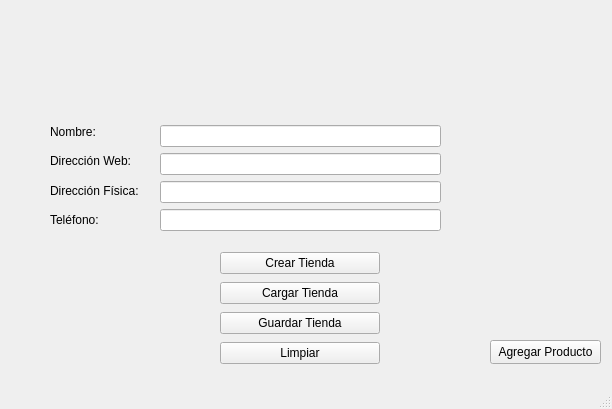
<?xml version="1.0" encoding="UTF-8"?>
<ui version="4.0">
 <class>MainWindow</class>
 <widget class="QMainWindow" name="MainWindow">
  <property name="geometry">
   <rect>
    <x>0</x>
    <y>0</y>
    <width>612</width>
    <height>409</height>
   </rect>
  </property>
  <property name="windowTitle">
   <string>MainWindow</string>
  </property>
  <widget class="QWidget" name="centralwidget">
   <widget class="QStackedWidget" name="stackedWidget">
    <property name="geometry">
     <rect>
      <x>0</x>
      <y>0</y>
      <width>601</width>
      <height>391</height>
     </rect>
    </property>
    <property name="currentIndex">
     <number>0</number>
    </property>
    <widget class="QWidget" name="page">
     <widget class="QWidget" name="verticalLayoutWidget_3">
      <property name="geometry">
       <rect>
        <x>50</x>
        <y>120</y>
        <width>111</width>
        <height>111</height>
       </rect>
      </property>
      <layout class="QVBoxLayout" name="verticalLayout_3">
       <item>
        <widget class="QLabel" name="labelNombreTienda">
         <property name="text">
          <string>Nombre:</string>
         </property>
        </widget>
       </item>
       <item>
        <widget class="QLabel" name="labelDirWeb">
         <property name="text">
          <string>Dirección Web:</string>
         </property>
        </widget>
       </item>
       <item>
        <widget class="QLabel" name="labelDirFisica">
         <property name="text">
          <string>Dirección Física:</string>
         </property>
        </widget>
       </item>
       <item>
        <widget class="QLabel" name="labelTelefono">
         <property name="text">
          <string>Teléfono:</string>
         </property>
        </widget>
       </item>
      </layout>
     </widget>
     <widget class="QPushButton" name="btnSiguientePagina">
      <property name="geometry">
       <rect>
        <x>490</x>
        <y>340</y>
        <width>111</width>
        <height>24</height>
       </rect>
      </property>
      <property name="text">
       <string>Agregar Producto</string>
      </property>
     </widget>
     <widget class="QWidget" name="verticalLayoutWidget">
      <property name="geometry">
       <rect>
        <x>160</x>
        <y>60</y>
        <width>281</width>
        <height>171</height>
       </rect>
      </property>
      <layout class="QVBoxLayout" name="verticalLayout">
       <item>
        <widget class="QLabel" name="labelTituloTienda">
         <property name="font">
          <font>
           <pointsize>20</pointsize>
          </font>
         </property>
         <property name="text">
          <string/>
         </property>
         <property name="alignment">
          <set>Qt::AlignCenter</set>
         </property>
        </widget>
       </item>
       <item>
        <widget class="QLineEdit" name="lineNombre"/>
       </item>
       <item>
        <widget class="QLineEdit" name="lineDirWeb"/>
       </item>
       <item>
        <widget class="QLineEdit" name="lineDirFisica"/>
       </item>
       <item>
        <widget class="QLineEdit" name="lineTelefono"/>
       </item>
      </layout>
     </widget>
     <widget class="QWidget" name="verticalLayoutWidget_2">
      <property name="geometry">
       <rect>
        <x>220</x>
        <y>250</y>
        <width>160</width>
        <height>116</height>
       </rect>
      </property>
      <layout class="QVBoxLayout" name="verticalLayout_2">
       <item>
        <widget class="QPushButton" name="btnCrearTienda">
         <property name="text">
          <string>Crear Tienda</string>
         </property>
        </widget>
       </item>
       <item>
        <widget class="QPushButton" name="btnCargarTienda">
         <property name="text">
          <string>Cargar Tienda</string>
         </property>
        </widget>
       </item>
       <item>
        <widget class="QPushButton" name="btnGuardarTienda">
         <property name="text">
          <string>Guardar Tienda</string>
         </property>
        </widget>
       </item>
       <item>
        <widget class="QPushButton" name="btnLimpiar">
         <property name="text">
          <string>Limpiar</string>
         </property>
        </widget>
       </item>
      </layout>
     </widget>
    </widget>
    <widget class="QWidget" name="page_3">
     <widget class="QListWidget" name="listWidget">
      <property name="geometry">
       <rect>
        <x>160</x>
        <y>10</y>
        <width>281</width>
        <height>221</height>
       </rect>
      </property>
     </widget>
     <widget class="QWidget" name="verticalLayoutWidget_4">
      <property name="geometry">
       <rect>
        <x>220</x>
        <y>250</y>
        <width>161</width>
        <height>86</height>
       </rect>
      </property>
      <layout class="QVBoxLayout" name="verticalLayout_4">
       <item>
        <widget class="QPushButton" name="btnAgregar">
         <property name="text">
          <string>Agregar</string>
         </property>
        </widget>
       </item>
       <item>
        <widget class="QPushButton" name="btnModificar">
         <property name="text">
          <string>Editar</string>
         </property>
        </widget>
       </item>
       <item>
        <widget class="QPushButton" name="btnEliminar">
         <property name="text">
          <string>Eliminar</string>
         </property>
        </widget>
       </item>
      </layout>
     </widget>
     <widget class="QPushButton" name="btnRegresarTienda">
      <property name="geometry">
       <rect>
        <x>0</x>
        <y>340</y>
        <width>80</width>
        <height>24</height>
       </rect>
      </property>
      <property name="text">
       <string>Tienda</string>
      </property>
     </widget>
    </widget>
    <widget class="QWidget" name="page_2"/>
   </widget>
  </widget>
  <widget class="QMenuBar" name="menubar">
   <property name="geometry">
    <rect>
     <x>0</x>
     <y>0</y>
     <width>612</width>
     <height>21</height>
    </rect>
   </property>
  </widget>
  <widget class="QStatusBar" name="statusbar"/>
 </widget>
 <resources/>
 <connections/>
</ui>
